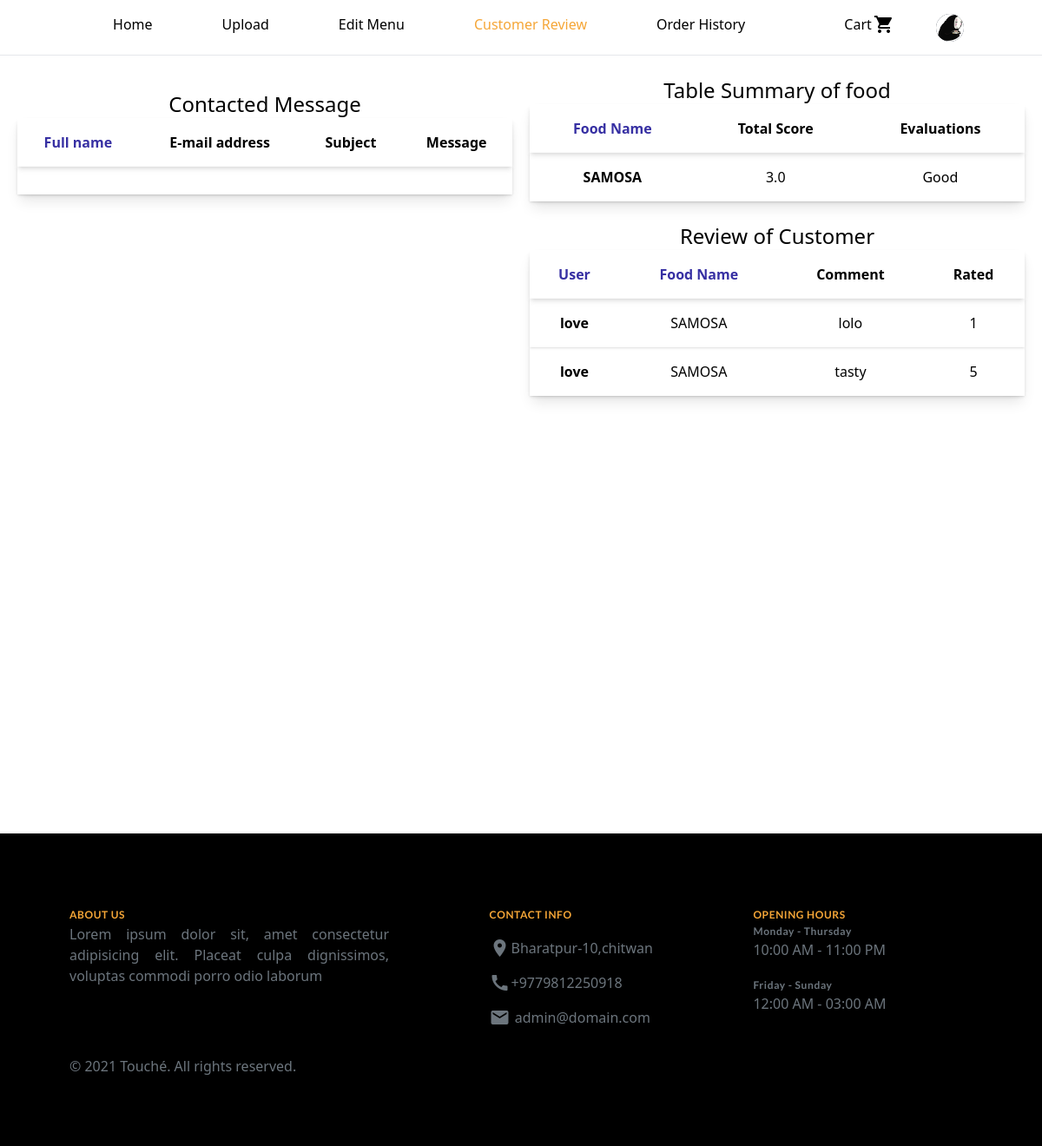
Screenshot of /Customer_review/ (signed in) with the database file from the repository.
### login/models.py (models this page shows, shortened)
class CustomUser(AbstractBaseUser, PermissionsMixin):
    first_name = models.CharField(max_length=50, null=True, blank=True)
    last_name = models.CharField(max_length=50, null=True, blank=True)
    email = models.EmailField(unique=True)
    address = models.CharField(max_length=100, null=True, blank=True)
    phone_number = models.CharField(max_length=15, null=True, blank=True)
    profile_picture = models.ImageField(
        upload_to=profile_upload, default='profile_pic/default.jpg', null=True, blank=True)
    is_staff = models.BooleanField(default=False)
    is_active = models.BooleanField(default=True)
    date_joined = models.DateTimeField(_("date joined"), default=timezone.now)
    objects = CustomUserManager()
    USERNAME_FIELD = 'email'
    REQUIRED_FIELDS = ['first_name']

### home/models.py (models this page shows, shortened)
class Fooditem(models.Model):
    category = models.ForeignKey(Category, on_delete=models.CASCADE, related_name='fooditems')  # Linking to Category
    Name = models.CharField(max_length=50)
    descriptions = models.TextField(max_length=1000, null=True, blank=True)
    quantity = models.IntegerField(validators=[start_with_zeor])
    price = models.IntegerField()
    image = models.ImageField(upload_to="foodimage/")
    active = models.BooleanField(default=False)
    def average_rating(self):
        return self.ratings.aggregate(Avg('score'))['score__avg'] or 0

class Rating(models.Model):
    food_item = models.ForeignKey(Fooditem, on_delete=models.CASCADE, related_name='ratings')
    user = models.ForeignKey(settings.AUTH_USER_MODEL, on_delete=models.CASCADE)
    score = models.IntegerField(default=0, validators=[MinValueValidator(1), MaxValueValidator(5)])
    review = models.TextField(null=True, blank=True)
    created_at = models.DateTimeField(auto_now_add=True)

### home/views.py (the view)
# urls.py: path('Customer_review/', views.commentPage, name='Customer_review'),
def commentPage(req):
    if req.user.is_superuser:
        food = Fooditem.objects.all()
        rating = Rating.objects.all()
        return render(req,'home/commentpage.html',{'rating':rating,'food':food})

### home/templates/home/commentpage.html (shortened to what this page needs)
{% extends 'home/cart.html' %}
{% block all_content %}
<section class="min-h-screen flex my-20 justify-around max-sm:text-sm max-sm:flex-col-reverse">
    <section class="w-full ml-5 max-sm:mx-0">
        <h1 class="text-2xl text-center text-bold mt-6 max-sm:text-sm">Contacted Message</h1>
        <div>
            <div>
                <table class="table-auto w-full shadow-lg max-sm:text-sm">
                    <tr class="shadow-md hover:bg-yellow-400">
                        <th class="text-center p-4 max-sm:p-1 "><span class="text-indigo-800"> Full name</span></th>
                        <th class="text-center p-4 max-sm:p-1"><span class="text-"> E-mail address</span></th>
                        <th class="text-center p-4 max-sm:p-1"><span>Subject</span></th>
                        <th class="text-center p-4 max-sm:p-1"><span>Message</span></th>
                    </tr>
                    <tr class="shadow hover:bg-green-300">
                        <td class="font-bold text-center p-4 max-sm:p-1"></td>
                        <td class="text-center p-4 max-sm:p-1"></td>
                        <td class="text-center p-4 max-sm:p-1">
                        </td>
                    </tr>
                </table>
            </div>
        </div>
    </section>
    <section class="w-full mx-5 max-sm:mx-0">
        <h1 class="text-2xl text-center text-bold mt-2 max-sm:text-sm">Table Summary of food</h1>
        <div>
            <table class="table-auto w-full shadow-lg max-sm:text-sm">
                <tr class="shadow-md hover:bg-yellow-400">
                    <th class="text-center p-4 max-sm:p-1"><span class="text-indigo-800"> Food Name</span></th>
                    <th class="text-center p-4 max-sm:p-1"><span class="text-"> Total Score</span></th>
                    <th class="text-center p-4 max-sm:p-1"><span>Evaluations</span></th>
                </tr>
                {% for review in food %}
                <tr class="shadow hover:bg-green-300">
                    <td class="font-bold text-center p-4 max-sm:p-1">{{review.Name}}</td>
                    <td class="text-center p-4 max-sm:p-1">{{review.average_rating}}</td>
                    <td class="text-center p-4 max-sm:p-1">
                        {% if review.average_rating >= 3 and review.average_rating < 4 %}
                            Good
                        {% endif %}
                    </td>
                </tr>
                {% endfor %}
            </table>
        </div>
        <div class="">
            <h1 class="text-2xl text-center text-bold mt-6 max-sm:text-sm">Review of Customer</h1>
            <table class="table-auto w-full shadow-lg max-sm:text-sm">
                <tr class="shadow-md hover:bg-yellow-400">
                    <th class="text-center p-4 max-sm:p-1"><span class="text-indigo-800"> User</span></th>
                    <th class="text-center p-4 max-sm:p-1"><span class="text-indigo-800"> Food Name</span></th>
                    <th class="text-center p-4 max-sm:p-1"><span class="text-"> Comment</span></th>
                    <th class="text-center p-4 max-sm:p-1"><span>Rated</span></th>
                </tr>
                {% for review in rating %}
                <tr class="shadow hover:bg-green-300">
                    <td class="font-bold text-center p-4 max-sm:p-1">{{review.user.first_name}}</td>
                    <td class=" text-center p-4 max-sm:p-1">{{review.food_item.Name}}</td>
                    <td class="text-center p-4 max-sm:p-1">{{review.review}}</td>
                    <td class="text-center p-4 max-sm:p-1">{{review.score}}</td>
                </tr>
                {% endfor %}
            </table>
        </div>
    </section>
</section>
{% endblock %}

### home/templates/home/home.html (shortened to what this page needs)
{% load static %}
<!DOCTYPE html>
<html lang="en">
<head>
  <link rel="stylesheet" href="{% static './css/home.css' %}">
  <link rel="stylesheet" href="{% static './css/index.css' %}">
  <link rel="stylesheet" href="https://cdnjs.cloudflare.com/ajax/libs/font-awesome/4.7.0/css/font-awesome.min.css">
</head>
<body class="w-full">
  {% block nav %}{% endblock %}
    <ul class="flex">
      <li class="mx-10 capitalize "><a href="{% url 'Home' %}"
          class="nav-hover {% if request.resolver_match.url_name == 'Home' %}active{% endif %}">home</a></li>
      {% if user.is_superuser %}
      <li class="mx-10 capitalize "><a href="{% url 'upload' %}"
          class="nav-hover {% if request.resolver_match.url_name == 'upload' %}active{% endif %}">upload</a></li>
      <li class="mx-10 capitalize "><a href="{% url 'editmenu' %}"
          class="nav-hover {% if request.resolver_match.url_name == 'editmenu' %}active{% endif %} ">edit menu</a></li>
      <li class="mx-10 capitalize "><a href="{% url 'Customer_review' %}"
          class="nav-hover {% if request.resolver_match.url_name == 'Customer_review' %}active{% endif %} ">Customer
          review</a></li>
      <li class="mx-10 capitalize "><a href="{% url 'orderhistory' %}"
          class="nav-hover {% if request.resolver_match.url_name == 'orderhistory' %}active{% endif %} ">order history
        </a></li>
      {% endif %}
    </ul>
    {% if user.is_authenticated %}
    <a class="nav-hover icon {% if request.resolver_match.url_name == 'cart' %}active{% endif %}"
      href="{% url 'cart' %}">
      <i class="material-icons cart-icons">&#xe547;</i>
      Cart
    </a>
    <div class="flex relative">
      <button type="button"
        class="flex text-sm bg-gray-800 rounded-full md:me-0 focus:ring-4 focus:ring-gray-300 dark:focus:ring-gray-600"
        id="user-menu-button">
        <img class="w-8 h-8 rounded-full" src="{{user.profile_picture.url}}" alt="user photo">
      </button>
            {% else %}
            <a href="{% url 'Loginpage' %}" class="block px-4 py-2 text-sm text-white  hover:bg-gray-600 ">
              Login</a>
            {% endif %}
    </div>
    <hr>
  </nav>
  {% block all_content %}{% endblock %}
  <footer class=" w-full sm:p-20 p-8 max-sm:text-sm">
    <div class="footer-wrapper ">
      <div class="footer-about max-sm:flex-col w-full gap-4">
        <div class="foot-about">
          <h5 class="foot-font foot-h5 text-lime-400">about us</h5>
          <p class="text-wrap text-justify">Lorem ipsum dolor sit, amet consectetur adipisicing elit. Placeat
            culpa dignissimos, voluptas commodi porro odio laborum </p>
        </div>
        <div class="foot-location">
          <h5 class="foot-font foot-h5">Contact info</h5>
          <ul>
            <li class="icon">
              <i class="material-icons foot-icon">&#xe55f;</i>
              &nbsp; &nbsp;&nbsp; &nbsp;Bharatpur-10,chitwan
            </li>
            <li class="icon"><i class="material-icons foot-icon">&#xe0b0;</i>&nbsp;
              &nbsp;&nbsp;&nbsp;
              +9779812250918</li>
            <li class="icon mail-hover"><a href="mailto:admin@domain.com">
                <i class="material-icons foot-icon">&#xe0be;</i>&nbsp;&nbsp; &nbsp;&nbsp;&nbsp;
                admin@domain.com</a></li>
          </ul>
        </div>
        <div>
          <h5 class="foot-font foot-h5">
            Opening hours
          </h5>
          <div class="">
            <div class="foot-font">Monday - Thursday</div>
            <div class="foot-time mb-5">10:00 AM - 11:00 PM</div>
          </div>
          <div class="">
            <div class="foot-font">Friday - Sunday</div>
            <div class="foot-time">12:00 AM - 03:00 AM</div>
          </div>
        </div>
      </div>
      <div class="copyright">
        <p>© 2021 Touché. All rights reserved.</p>
      </div>
    </div>
  </footer>
</body>
</html>

### home/static/css/home.css (style rules this page uses)
html, :host { line-height: 1.5; -webkit-text-size-adjust: 100%; -moz-tab-size: 4; -o-tab-size: 4; tab-size: 4; font-family: ui-sans-serif, system-ui, sans-serif, "Apple Color Emoji", "Segoe UI Emoji", "Segoe UI Symbol", "Noto Color Emoji"; font-feature-settings: normal; font-variation-settings: normal; -webkit-tap-highlight-color: transparent; }
body { margin: 0; line-height: inherit; }
hr { height: 0; color: inherit; border-top-width: 1px; }
h1, h2, h3, h4, h5, h6 { font-size: inherit; font-weight: inherit; }
a { color: inherit; text-decoration: inherit; }
table { text-indent: 0; border-color: inherit; border-collapse: collapse; }
button, input, optgroup, select, textarea { font-family: inherit; font-feature-settings: inherit; font-variation-settings: inherit; font-size: 100%; font-weight: inherit; line-height: inherit; color: inherit; margin: 0; padding: 0; }
button, select { text-transform: none; }
button, [type='button'], [type='reset'], [type='submit'] { -webkit-appearance: button; background-color: transparent; background-image: none; }
blockquote, dl, dd, h1, h2, h3, h4, h5, h6, hr, figure, p, pre { margin: 0; }
ol, ul, menu { list-style: none; margin: 0; padding: 0; }
button, [role="button"] { cursor: pointer; }
img, svg, video, canvas, audio, iframe, embed, object { display: block; vertical-align: middle; }
img, video { max-width: 100%; height: auto; }
.relative { position: relative; }
.mx-10 { margin-left: 2.5rem; margin-right: 2.5rem; }
.mx-5 { margin-left: 1.25rem; margin-right: 1.25rem; }
.my-20 { margin-top: 5rem; margin-bottom: 5rem; }
.mb-5 { margin-bottom: 1.25rem; }
.ml-5 { margin-left: 1.25rem; }
.mt-2 { margin-top: 0.5rem; }
.mt-6 { margin-top: 1.5rem; }
.flex { display: flex; }
.h-8 { height: 2rem; }
.min-h-screen { min-height: 100vh; }
.w-8 { width: 2rem; }
.w-full { width: 100%; }
.table-auto { table-layout: auto; }
.justify-around { justify-content: space-around; }
.gap-4 { gap: 1rem; }
.text-wrap { text-wrap: wrap; }
.rounded-full { border-radius: 9999px; }
.bg-gray-800 { --tw-bg-opacity: 1; background-color: rgb(31 41 55 / var(--tw-bg-opacity)); }
.p-4 { padding: 1rem; }
.p-8 { padding: 2rem; }
.text-center { text-align: center; }
.text-justify { text-align: justify; }
.text-2xl { font-size: 1.5rem; line-height: 2rem; }
.text-sm { font-size: 0.875rem; line-height: 1.25rem; }
.font-bold { font-weight: 700; }
.capitalize { text-transform: capitalize; }
.text-indigo-800 { --tw-text-opacity: 1; color: rgb(55 48 163 / var(--tw-text-opacity)); }
.text-lime-400 { --tw-text-opacity: 1; color: rgb(163 230 53 / var(--tw-text-opacity)); }
.shadow { --tw-shadow: 0 1px 3px 0 rgb(0 0 0 / 0.1), 0 1px 2px -1px rgb(0 0 0 / 0.1); --tw-shadow-colored: 0 1px 3px 0 var(--tw-shadow-color), 0 1px 2px -1px var(--tw-shadow-color); box-shadow: var(--tw-ring-offset-shadow, 0 0 #0000), var(--tw-ring-shadow, 0 0 #0000), var(--tw-shadow); }
.shadow-lg { --tw-shadow: 0 10px 15px -3px rgb(0 0 0 / 0.1), 0 4px 6px -4px rgb(0 0 0 / 0.1); --tw-shadow-colored: 0 10px 15px -3px var(--tw-shadow-color), 0 4px 6px -4px var(--tw-shadow-color); box-shadow: var(--tw-ring-offset-shadow, 0 0 #0000), var(--tw-ring-shadow, 0 0 #0000), var(--tw-shadow); }
.shadow-md { --tw-shadow: 0 4px 6px -1px rgb(0 0 0 / 0.1), 0 2px 4px -2px rgb(0 0 0 / 0.1); --tw-shadow-colored: 0 4px 6px -1px var(--tw-shadow-color), 0 2px 4px -2px var(--tw-shadow-color); box-shadow: var(--tw-ring-offset-shadow, 0 0 #0000), var(--tw-ring-shadow, 0 0 #0000), var(--tw-shadow); }
@media (min-width: 640px) { .sm\:p-20 { padding: 5rem; } }
@media (min-width: 768px) { .md\:me-0 { margin-inline-end: 0px; } }

### home/static/css/index.css (style rules this page uses)
:root { --font-color: #fff; }
nav>hr { width: 100%; position: absolute; margin: 0px; bottom: 0; height: 1px; background-color: #fff; transition: 0.6s; }
.active { color: #f5a637; }
footer { background: #000; color: #6c757d; }
.foot-h5 { color: #f5a637; text-transform: uppercase; display: inline; }
.footer-about { display: flex; flex-wrap: wrap; margin-bottom: 2em; }
.footer-about>div { flex: 1 0 auto; }
.foot-font { font-family: Lato, sans-serif; font-size: .75rem; font-weight: 700; letter-spacing: .05em; }
.foot-about p { max-width: 23rem; }
.icon { position: relative; }
.foot-icon { position: absolute; }
.cart-icons { position: absolute; left: 2.1rem; }
.foot-location ul>li { margin-top: 1rem; }

### rows the page displays
CustomUser: profile_picture (placeholder picture)
Fooditem: Name "SAMOSA", average_rating "3.0", shows "Good"
Rating: user.first_name "love", food_item.Name "SAMOSA", review "lolo", score "1"
Rating: user.first_name "love", food_item.Name "SAMOSA", review "tasty", score "5"
